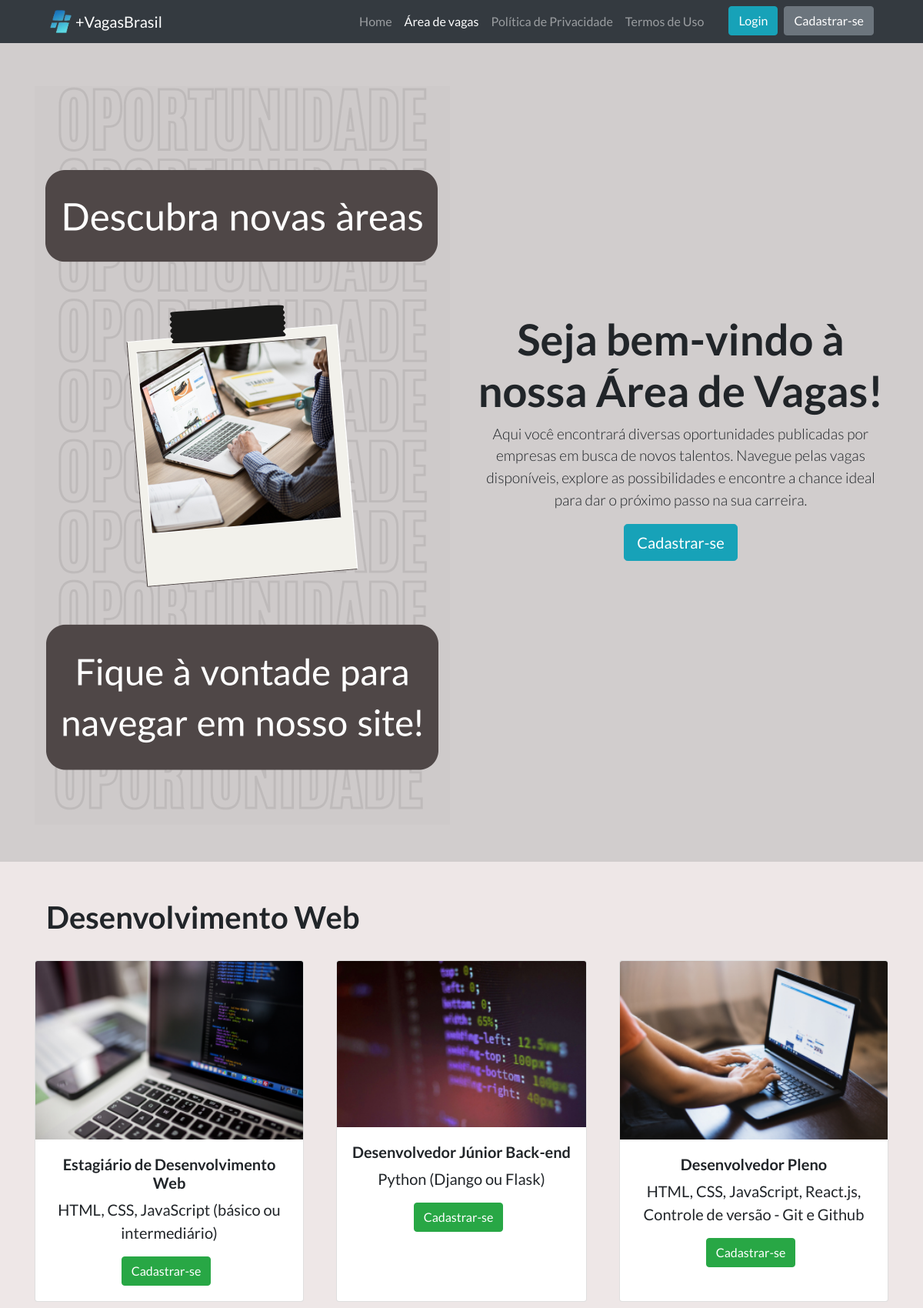
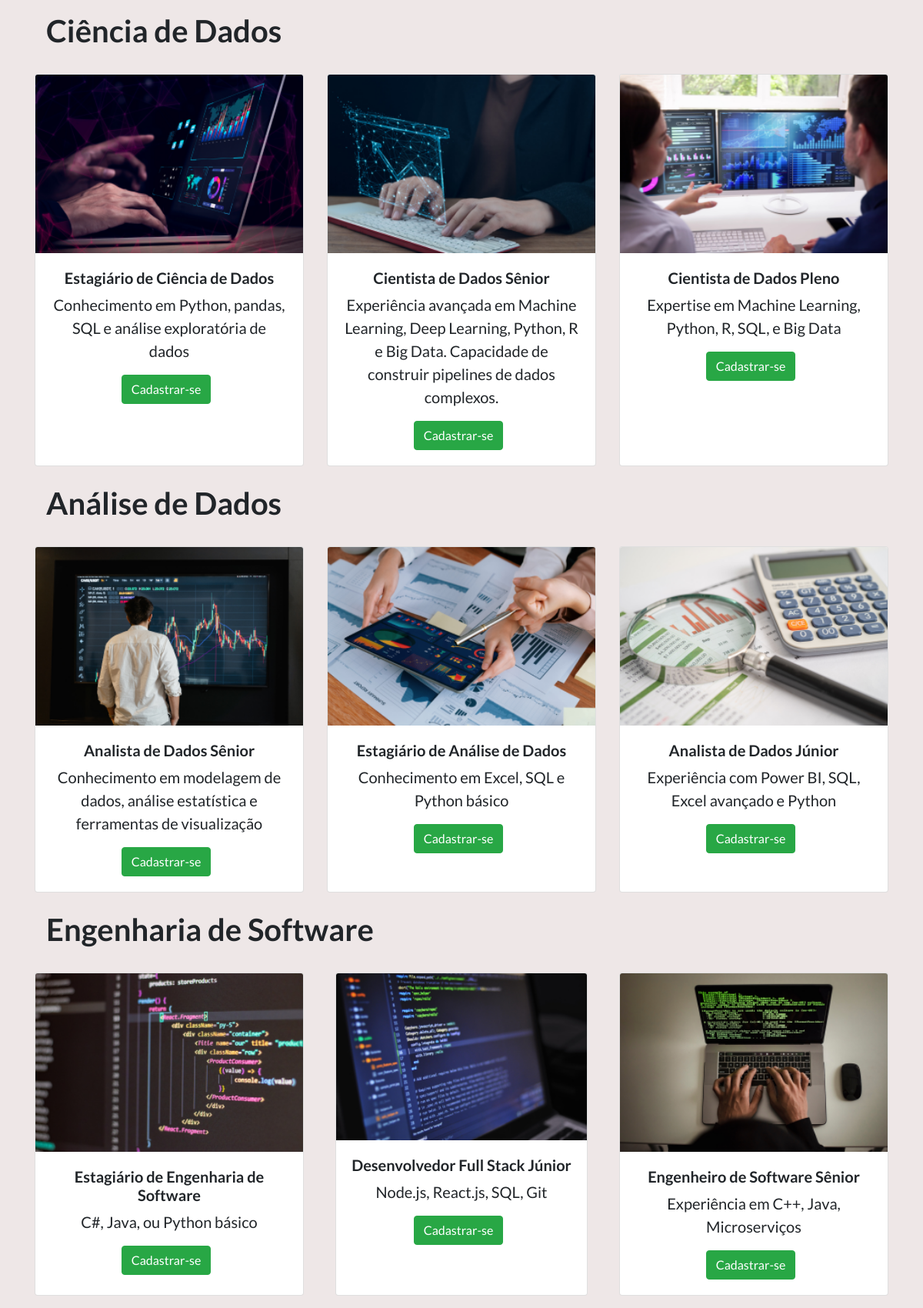
The page /area_vagas.php (upper part) on the database its author committed (2 pictures, top to bottom).
### tables this page shows
CREATE TABLE grupos (
    id INT AUTO_INCREMENT PRIMARY KEY,
    titulo VARCHAR(255) NOT NULL
);

CREATE TABLE cards (
    id INT AUTO_INCREMENT PRIMARY KEY,
    titulo_card VARCHAR(255) NOT NULL,
    descricao TEXT,
    imagem_url VARCHAR(500),
    link_vaga VARCHAR(500),
    grupo_id INT,
    FOREIGN KEY (grupo_id) REFERENCES grupos(id) ON DELETE CASCADE
);

### area_vagas.php (the view, shortened to what this page needs)
<!DOCTYPE html>
<html lang="pt-br">
<head>
    <link rel="stylesheet" href="css/bootstrap.css">
    <link rel="stylesheet" href="css/especifico.css">
    <link rel="stylesheet" href="https://cdnjs.cloudflare.com/ajax/libs/font-awesome/6.4.2/css/all.min.css">
</head>
<body class="bg-light">
<?php
    include 'partials/base_header.php';
?>
<div class="cor-fundo-cinza pt-2 pb-5">
    <div class="container mt-5 text-center">
        <div class="row align-items-center">
            <div class="col-12 col-md-6">
                <img src="img/banner-vagas.png" class="img-fluid w-100" alt="Banner principal da área de vagas">
            </div>
            <div class="col-12 col-md-6 pb-5">
                <h1 class="display-4 titulo-maior">Seja bem-vindo à nossa Área de Vagas!</h1>
                <p class="lead txt-maior">Aqui você encontrará diversas oportunidades publicadas por empresas em busca de novos talentos. Navegue pelas vagas disponíveis, explore as possibilidades e encontre a chance ideal para dar o próximo passo na sua carreira.</p>
                <a href="cadastro.php" role="button" class="btn btn-info btn-lg">Cadastrar-se</a>
            </div>
        </div>
    </div>
</div>
<div class="cor-fundo-cinza-claro pt-5 pb-5">
    <div class="container text-center">
        <?php
            include 'database/conexao.php';
            $sql_grupos = "SELECT * FROM grupos";
            $result_grupos = $conn->query($sql_grupos);
            $grupos = $result_grupos->fetch_all(MYSQLI_ASSOC);
            foreach ($grupos as $grupo) {
                $grupo_id = $grupo['id'];
                $sql_cards = "SELECT * FROM cards WHERE grupo_id = $grupo_id";
                $result_cards = $conn->query($sql_cards);
                $cards = $result_cards->fetch_all(MYSQLI_ASSOC);
                echo '<div class="container pb-4">';
                echo '<h1 class="text-left titulo-maior">' . $grupo['titulo'] . '</h1>';
                echo '</div>';
                $count = 0;
                echo '<div class="row d-flex justify-content-center">';
                foreach ($cards as $card) {
                    echo '<div class="col-12 col-sm-12 col-md-4 mb-4 d-flex justify-content-center">';
                    echo '<div class="card">';
                    echo '<img class="card-img-top" src="'.$card['imagem_url'].'" alt="Imagem">';
                    echo '<div class="card-body">';
                    echo '<h5 class="titulo-maior">'.$card['titulo_card'].'</h5>';
                    echo '<p class="lead titulo-card">'.$card['descricao'].'</p>';
                    echo '<a href="'.$card['link_vaga'].'" role="button" class="btn btn-success mr-2">Cadastrar-se</a>';
                    echo '</div></div></div>';
                    $count++;
                    if ($count % 3 == 0) {
                        echo '</div><div class="row d-flex justify-content-center">';
                    }
                }
                echo '</div>';
            }
        ?>
    </div>
</div>
<?php
    include 'partials/base_footer.php';
?>
</body>
</html>

### partials/base_header.php (shortened to what this page needs)
<?php
    $paginaAtual = basename($_SERVER['PHP_SELF']);
?>
<!DOCTYPE html>
    <html lang="pt-br">
        <head>
            <link rel="stylesheet" href="css/bootstrap.css">
            <link rel="stylesheet" href="css/especifico.css">
            <link rel="stylesheet" href="https://cdnjs.cloudflare.com/ajax/libs/font-awesome/6.4.2/css/all.min.css">
        </head>
<body>
    <div class="cor-fundo-cinza-claro">
        <nav class="navbar navbar-expand-md navbar-dark bg-dark sticky-top">
            <a class="navbar-brand" href="index.php">
                <img src="img/logo+VagasBrasil-img.png" width="30" height="30" class="d-inline-block align-top ml-5" alt="logo da +VagasBrasil">
                +VagasBrasil
            </a>
            <div class="collapse navbar-collapse" id="navbarNav">
                <ul class="navbar-nav ml-auto">
                <li class="nav-item <?php if ($paginaAtual == 'index.php') {echo 'active'; } ?>">
                    <a class="nav-link " href="index.php">Home</a>
                </li>
                <li class="nav-item <?php if ($paginaAtual == 'area_vagas.php') {echo 'active'; } ?>">
                    <a class="nav-link" href="area_vagas.php">Área de vagas</a>
                </li>
                <li class="nav-item <?php if ($paginaAtual == 'politica-privacidade.php') {echo 'active'; } ?>">
                    <a class="nav-link" href="politica-privacidade.php">Política de Privacidade</a>
                </li>
                <li class="nav-item <?php if ($paginaAtual == 'termos-uso.php') {echo 'active'; } ?>">
                    <a class="nav-link mr-4" href="termos-uso.php">Termos de Uso</a>
                </li>
                <li class="nav-item">
                    <a href="login.php" role="button" class="btn btn-info mr-2">Login</a>
                </li>
                <li class="nav-item">
                    <a href="cadastro.php" role="button" class="btn btn-secondary mr-5">Cadastrar-se</a>
                </li>
                </ul>
            </div>
        </nav>
</body>
</html>

### partials/base_footer.php (shortened to what this page needs)
<!DOCTYPE html>
<html lang="pt-br">
<head>
    <link rel="stylesheet" href="css/bootstrap.css">
    <link rel="stylesheet" href="css/especifico.css">
    <link rel="stylesheet" href="https://cdnjs.cloudflare.com/ajax/libs/font-awesome/6.4.2/css/all.min.css">
</head>
<body class="bg-light">
</body>
</html>

### css/especifico.css (style rules this page uses)
body { font-family: 'Lato', sans-serif; }
.cor-fundo-cinza { background-color: #d1cdcd; }
.cor-fundo-cinza-claro { background-color: #eee7e7; }
.titulo-maior { font-weight: 700; font-family: 'Lato', sans-serif; }
.titulo-card { font-weight: 500; font-family: 'Lato', sans-serif; }
.txt-maior { font-size: 1.2rem; }
.card { transition: all 0.3s; }

### rows shown on the page
grupos: titulo "Desenvolvimento Web"
cards: imagem_url (picture), titulo_card "Estagiário de Desenvolvimento Web", descricao "HTML, CSS, JavaScript (básico ou intermediário)"
cards: imagem_url (picture), titulo_card "Desenvolvedor Júnior Back-end", descricao "Python (Django ou Flask)"
cards: imagem_url (picture), titulo_card "Desenvolvedor Pleno", descricao "HTML, CSS, JavaScript, React.js, Controle de versão - Git e Github"
grupos: titulo "Ciência de Dados"
cards: imagem_url (picture), titulo_card "Estagiário de Ciência de Dados", descricao "Conhecimento em Python, pandas, SQL e análise exploratória de dados"
cards: imagem_url (picture), titulo_card "Cientista de Dados Sênior", descricao "Experiência avançada em Machine Learning, Deep Learning, Python, R e Big Data. Capacidade de construir pipelines de dados complexos."
cards: imagem_url (picture), titulo_card "Cientista de Dados Pleno", descricao "Expertise em Machine Learning, Python, R, SQL, e Big Data"
grupos: titulo "Análise de Dados"
cards: imagem_url (picture), titulo_card "Analista de Dados Sênior", descricao "Conhecimento em modelagem de dados, análise estatística e ferramentas de visualização"
cards: imagem_url (picture), titulo_card "Estagiário de Análise de Dados", descricao "Conhecimento em Excel, SQL e Python básico"
cards: imagem_url (picture), titulo_card "Analista de Dados Júnior", descricao "Experiência com Power BI, SQL, Excel avançado e Python"
grupos: titulo "Engenharia de Software"
cards: imagem_url (picture), titulo_card "Estagiário de Engenharia de Software", descricao "C#, Java, ou Python básico"
cards: imagem_url (picture), titulo_card "Desenvolvedor Full Stack Júnior", descricao "Node.js, React.js, SQL, Git"
cards: imagem_url (picture), titulo_card "Engenheiro de Software Sênior", descricao "Experiência em C++, Java, Microserviços"
